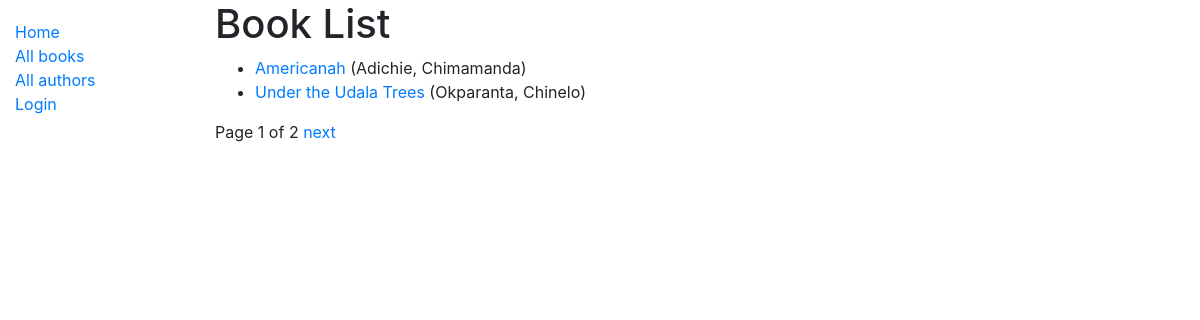
/catalog/books/, run on the app's committed database.
### catalog/models.py (models this page shows, shortened)
class Book(models.Model):
	title = models.CharField(max_length=200)
	author = models.ForeignKey('Author', on_delete=models.SET_NULL, null=True)
	summary = models.TextField(max_length=1000, help_text="Enter a brief summary of the book")
	isbn = models.CharField('ISBN', max_length=13, help_text='13 Character <a href="https://www.isbn-international.org/content/what-isbn">ISBN number</a>')
	genre = models.ManyToManyField(Genre, help_text='Select a genre for this book')
	language = models.ForeignKey(Language, on_delete=models.SET_NULL, null=True)
	def get_absolute_url(self):
		return reverse('book-detail', args=[str(self.id)])
	def display_genre(self):
		return ', '.join(genre.name for genre in self.genre.all()[:3])
	display_genre.short_description = 'Genre'

class Author(models.Model):
	first_name = models.CharField(max_length=100)
	last_name = models.CharField(max_length=100)
	date_of_birth = models.DateField(null=True, blank=True)
	date_of_death = models.DateField('died', null=True, blank=True)
	class Meta:
		ordering = ['last_name', 'first_name']

### catalog/views.py (the view)
# urls.py: path('books/', views.BookListView.as_view(), name='books'),
class BookListView(generic.ListView):
	model = Book
	context_object_name = 'book_list' #your own name for the list as a template variable
	queryset = Book.objects.all()
	template_name = 'catalog/book_list.html' # Specify the template name/location
	paginate_by = 2

### catalog/templates/catalog/book_list.html
{% extends 'base.html' %}
{% block content %}
	<h1>Book List</h1>
	{% if book_list %}
		<ul>
			{% for book in book_list %}
				<li>
					<a href="{{ book.get_absolute_url }}">{{ book.title }}</a> ({{ book.author.last_name }}, {{ book.author.first_name }})
				</li>
			{% endfor %}
		</ul>
	{% else %}
		<p>There are no books in the library</p>
	{% endif %}
{% endblock %}

### data on the page
Book: title "Americanah", author.last_name "Adichie", author.first_name "Chimamanda"
Book: title "Under the Udala Trees", author.last_name "Okparanta", author.first_name "Chinelo"

### other printed values
{{ page_obj.number }} "1"
{{ page_obj.paginator.num_pages }} "2"
